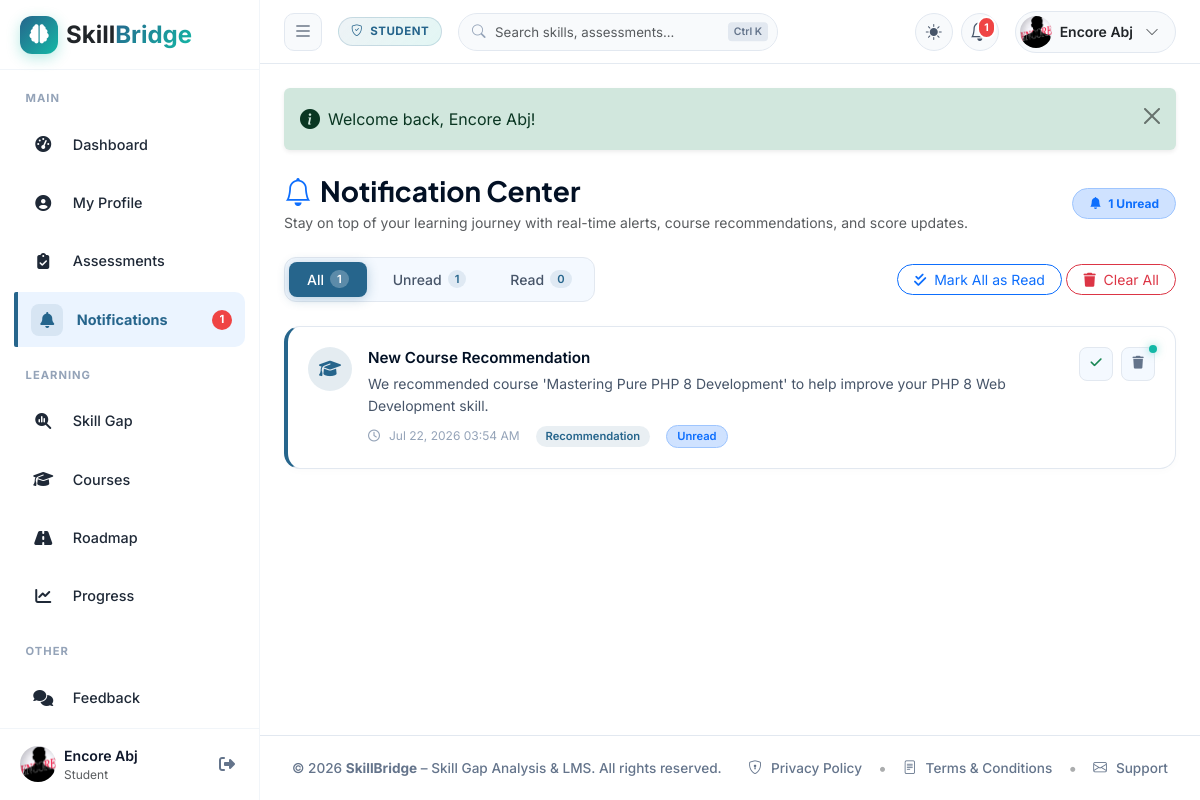
The page /student/notification.php (signed in) on the database as committed earlier.
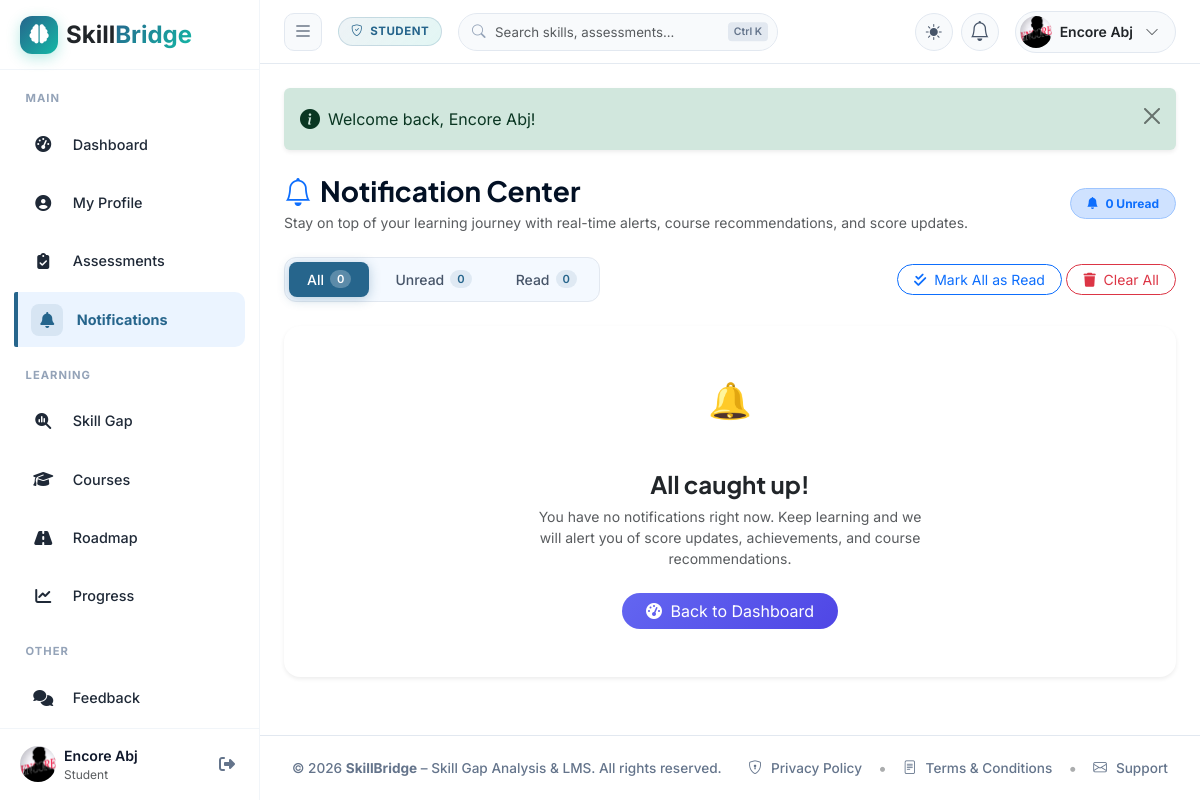
The same page on the database as committed later.
### tables this page shows
CREATE TABLE `notifications` (
  `id` int(11) NOT NULL,
  `user_id` int(11) NOT NULL,
  `title` varchar(150) NOT NULL,
  `message` text NOT NULL,
  `link` varchar(255) DEFAULT '#',
  `is_read` tinyint(1) NOT NULL DEFAULT 0,
  `type` varchar(50) DEFAULT 'system',
  `created_at` datetime DEFAULT current_timestamp()
);

### includes/navbar.php (called while the page is built, shortened)
<?php
require_once __DIR__ . '/functions.php';
$userId = $_SESSION['user_id'] ?? 0;
$notifications = get_user_notifications($userId, 5);
?>

### config/database.php (called while the page is built, shortened)
<?php
class Database {
    private static ?Database $instance = null;
    private ?PDO $pdo = null;
    private function __construct() {
        try {
            $dsn = "mysql:host=" . DB_HOST . ";port=" . DB_PORT . ";dbname=" . DB_NAME . ";charset=utf8mb4";
            $options = [
                PDO::ATTR_ERRMODE            => PDO::ERRMODE_EXCEPTION,
                PDO::ATTR_DEFAULT_FETCH_MODE => PDO::FETCH_ASSOC,
                PDO::ATTR_EMULATE_PREPARES   => false,
            ];
            $this->pdo = new PDO($dsn, DB_USER, DB_PASS, $options);
        } catch (PDOException $e) {
            die("<div style='font-family:sans-serif; padding:20px; background:#fee2e2; color:#991b1b; border:1px solid #f87171; border-radius:8px; margin:20px;'>
                <h2>Database Connection Error</h2>
                <p>Unable to connect to MySQL database <strong>" . DB_NAME . "</strong>.</p>
                <p><strong>Error Message:</strong> " . htmlspecialchars($e->getMessage()) . "</p>
                <hr>
                <p><em>Please make sure MySQL is running in XAMPP and you have imported <code>sql/skillbridge_db.sql</code>.</em></p>
            </div>");
        }
    }
    public static function getInstance(): Database {
        if (self::$instance === null) {
            self::$instance = new Database();
        }
        return self::$instance;
    }
    public function query(string $sql, array $params = []): PDOStatement {
        $stmt = $this->pdo->prepare($sql);
        $stmt->execute($params);
        return $stmt;
    }
    public function fetchAll(string $sql, array $params = []): array {
        $stmt = $this->query($sql, $params);
        return $stmt->fetchAll();
    }
}

### includes/functions.php (called while the page is built, shortened)
<?php
require_once __DIR__ . '/../config/database.php';
function get_user_notifications(int $userId, int $limit = 5): array {
    $db = Database::getInstance();
    return $db->fetchAll("SELECT * FROM notifications WHERE user_id = ? ORDER BY created_at DESC LIMIT $limit", [$userId]);
}
function format_date(?string $datetime, string $format = 'M d, Y h:i A'): string {
    return date($format, strtotime($datetime));
}

### student/notification.php (the view, shortened to what the rows shown need)
<?php
require_once __DIR__ . '/../config/database.php';
require_once __DIR__ . '/../includes/functions.php';
$userId = $_SESSION['user_id'];
$db = Database::getInstance();
$notifications = $db->fetchAll(
    "SELECT * FROM notifications WHERE user_id = ? ORDER BY created_at DESC",
    [$userId]
);
include __DIR__ . '/../includes/header.php';
?>
<div id="notifications-section">
    <?php if (empty($notifications)): ?>
        <div class="notif-empty-state visible card border-0 shadow-sm rounded-4 p-5 text-center my-4 bg-white">
            <div class="empty-icon-ring mx-auto mb-3" style="width: 80px; height: 80px; font-size: 2.2rem;">🔔</div>
            <h4 class="fw-bold text-dark mb-2">All caught up!</h4>
            <p class="text-muted small mb-4 mx-auto" style="max-width: 400px;">You have no notifications right now. Keep learning and we will alert you of score updates, achievements, and course recommendations.</p>
            <div>
                <a href="<?= BASE_URL ?>student/dashboard.php" class="btn btn-primary bg-gradient-primary border-0 rounded-pill px-4">
                    <i class="fa-solid fa-gauge-high me-1"></i> Back to Dashboard
                </a>
            </div>
        </div>
    <?php else: ?>
        <?php foreach ($notifications as $n):
            $isRead = (int)$n['is_read'] === 1;
            $type = $n['type'] ?? 'assessment';
            $iconClass = match($type) {
                'assessment' => 'fa-solid fa-circle-check',
                'recommendation' => 'fa-solid fa-graduation-cap',
                'skill' => 'fa-solid fa-chart-line',
                default => 'fa-solid fa-bell'
            };
            $typeColor = match($type) {
                'assessment' => 'success',
                'recommendation' => 'primary',
                'skill' => 'accent',
                default => 'warning'
            };
            $tagClass = match($type) {
                'assessment' => 'tag-assessment',
                'recommendation' => 'tag-course',
                'skill' => 'tag-skill',
                default => 'tag-reminder'
            };
        ?>
            <div class="notif-card <?= $isRead ? '' : 'unread' ?>" id="notif-card-<?= $n['id'] ?>" data-read="<?= $isRead ? '1' : '0' ?>">
                <div class="notif-card-icon <?= $typeColor ?>">
                    <i class="<?= $iconClass ?>"></i>
                </div>
                <div class="notif-card-body">
                    <div class="notif-card-title"><?= htmlspecialchars($n['title']) ?></div>
                    <div class="notif-card-desc"><?= htmlspecialchars($n['message']) ?></div>
                    <div class="notif-card-meta">
                        <span class="notif-card-time">
                            <i class="fa-regular fa-clock me-1"></i> <?= format_date($n['created_at']) ?>
                        </span>
                        <span class="notif-card-tag <?= $tagClass ?>"><?= ucfirst($type) ?></span>
                        <?php if (!$isRead): ?>
                            <span class="notif-card-tag bg-primary-subtle text-primary border border-primary-subtle">Unread</span>
                        <?php endif; ?>
                    </div>
                </div>
                <div class="notif-card-actions">
                    <?php if (!$isRead): ?>
                        <button class="notif-action-btn text-success" title="Mark as Read" onclick="markSingleNotifRead(<?= $n['id'] ?>)">
                            <i class="fa-solid fa-check"></i>
                        </button>
                    <?php endif; ?>
                    <button class="notif-action-btn delete" title="Delete" onclick="deleteSingleNotif(<?= $n['id'] ?>)">
                        <i class="fa-solid fa-trash"></i>
                    </button>
                </div>
            </div>
        <?php endforeach; ?>
    <?php endif; ?>
</div>
<?php include __DIR__ . '/../includes/footer.php'; ?>

Rows that differ between the two databases and show on the page:
removed notifications: title "New Course Recommendation", message "We recommended course 'Mastering Pure PHP 8 Development' to help improve your PHP 8 Web Development skill.", created_at "Jul 22, 2026 03:54 AM", type "Recommendation", is_read "Unread"
Other text that changed with them:
$countUnread: "1" → "0"
$countAll: "1" → "0"
$unreadNotifCount: "1" → (not shown)
$unreadCount: "1" → (not shown)
text now shown: "🔔 All caught up! You have no notifications right now. Keep learning and we will alert you of score updates, achievements, and course recommendations. Back to Dashboard"
